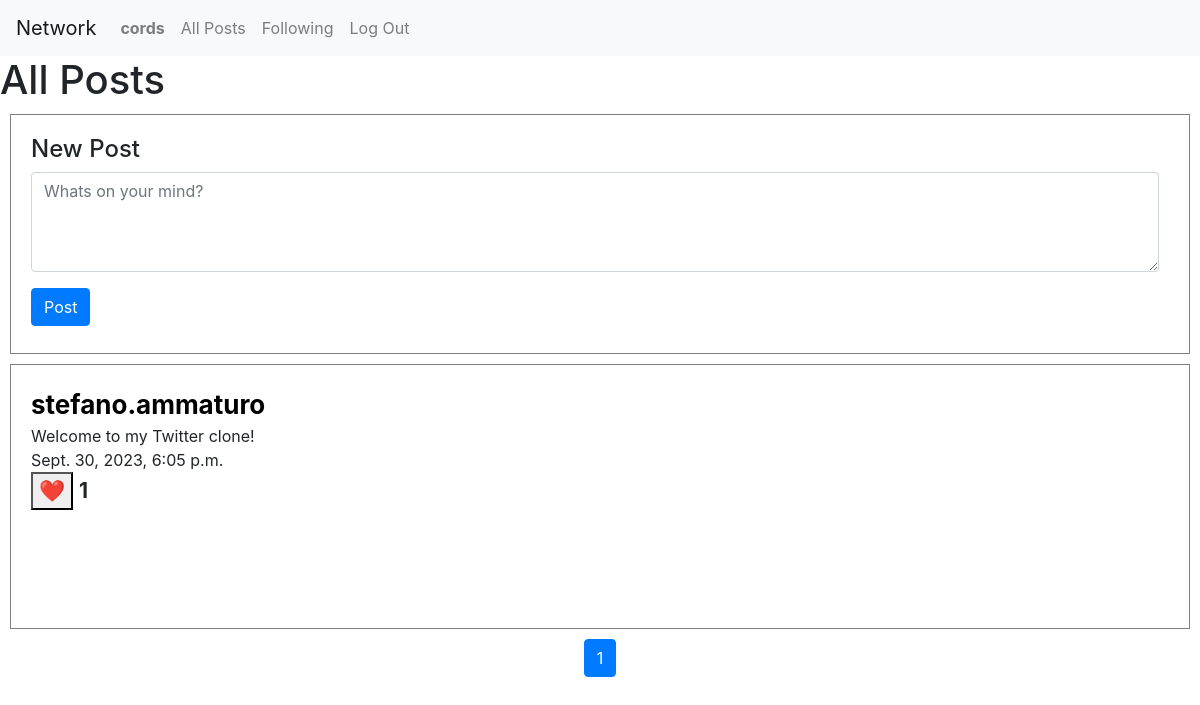
The app's page / (signed in) with its own data.
### network/models.py (models this page shows)
class User(AbstractUser):
    pass

class Posts(models.Model):
    user = models.ForeignKey(User, on_delete=models.CASCADE, blank=True, null=True)
    content = models.CharField(max_length=500, default='')
    likes = models.IntegerField(default=0)
    created = models.DateTimeField(default=timezone.now)

### network/views.py (the view)
# urls.py: path("", views.index, name="index"),
def index(request):
    if request.method == "POST":
        form=NewPostForm(request.POST)
        if form.is_valid():
            content =form.cleaned_data['content']
            posting = Posts(
                    user=request.user,
                    content = content,
                    created = datetime.now()
                )
            posting.save()
            return redirect('index')
        else:
            return render(request, "network/index.html", {"form":form})
    else:
        posts = Posts.objects.all().order_by('-created')
        paginator = Paginator(posts, 10)
        page_number = request.GET.get('page')
        page = paginator.get_page(page_number)
        return render(request, "network/index.html", {"form":NewPostForm(), "page":page})

### network/views.py
class NewPostForm(forms.Form):
    content = forms.CharField(widget=forms.Textarea(attrs={'placeholder': 'Whats on your mind?', 'style': 'width: calc(100% - 10px); height:100px;', 'class': 'form-control'}))

### network/templates/network/index.html (shortened to what this page needs)
{% extends "network/layout.html" %}
{% block body %}
    <div>
        <h1>All Posts</h1>
        {% if user.is_authenticated %}
            <div class = "new-post">
                <h4>New Post</h4>
                <form action = "{% url 'index' %}" method = 'POST'>
                    <div class="form-group">
                        {{ form.content }}
                    </div>
                    <button type="submit" class="btn btn-primary">Post</button>
                </form>
            </div>
        {% endif %}
        <div>
            {% for post in page %}
                <div class = "post">
                    <a href="{% url 'profile' post.user %}"><b style = "font-size:26px; color:black;">{{ post.user }}</b><br></a>
                    <div>
                        <div>
                            <div id="post-content-{{ post.id }}">{{ post.content }}</div>
                        </div>
                        <div>{{ post.created }}</div>
                        <div style="font-size: 21px;">
                            <button id="like-button-{{ post.id }}" class="like-button" data-post-id="{{ post.id }}" data-csrf="{{ csrf_token }}">&#10084;&#65039;</button>
                            <b id="like-count-{{ post.id }}" class="like-count">{{ post.likes }}</b>
                        </div>
                    </div>
                </div>
            {% endfor %}
        </div>
        <nav aria-label="Page navigation example">
            <ul class="pagination justify-content-center">
                {% for page_num in page.paginator.page_range %}
                    <li class="page-item {% if page_num == page.number %}active{% endif %}">
                        <a class="page-link" href="?page={{ page_num }}">{{ page_num }}</a>
                    </li>
                {% endfor %}
            </ul>
        </nav>
    </div>
{% endblock %}

### network/templates/network/layout.html (shortened to what this page needs)
{% load static %}
<!DOCTYPE html>
<html lang="en">
    <head>
        <link rel="stylesheet" href="https://stackpath.bootstrapcdn.com/bootstrap/4.4.1/css/bootstrap.min.css">
        <link href="{% static 'network/styles.css' %}" rel="stylesheet">
    </head>
    <body>
        <nav class="navbar navbar-expand-lg navbar-light bg-light">
            <a class="navbar-brand" href="{% url 'index' %}">Network</a>
            <div>
              <ul class="navbar-nav mr-auto">
                {% if user.is_authenticated %}
                    <li class="nav-item">
                        <a class="nav-link" href="{% url 'profile' request.user %}"><strong>{{ request.user }}</strong></a>
                    </li>
                {% endif %}
                <li class="nav-item">
                  <a class="nav-link" href="{% url 'index' %}">All Posts</a>
                </li>
                {% if user.is_authenticated %}
                    <li class="nav-item">
                        <a class="nav-link" href="{% url 'following' %}">Following</a>
                    </li>
                    <li class="nav-item">
                        <a class="nav-link" href="{% url 'logout' %}">Log Out</a>
                    </li>
                {% endif %}
              </ul>
            </div>
          </nav>
        <div class="body">
            {% block body %}
            {% endblock %}
        </div>
    </body>
</html>

### network/static/network/styles.css (style rules this page uses)
.new-post { border: 0.5px solid grey; height:240px; padding: 20px; margin:10px; }
.post { border: 0.5px solid grey; height:265px; padding: 20px; margin:10px; }

### records on screen
User: user "cords"
Posts: user "stefano.ammaturo", content "Welcome to my Twitter clone!", created "Sept. 30, 2023, 6:05 p.m.", likes "1"

### other values on screen
{{ page_num }} "1"
